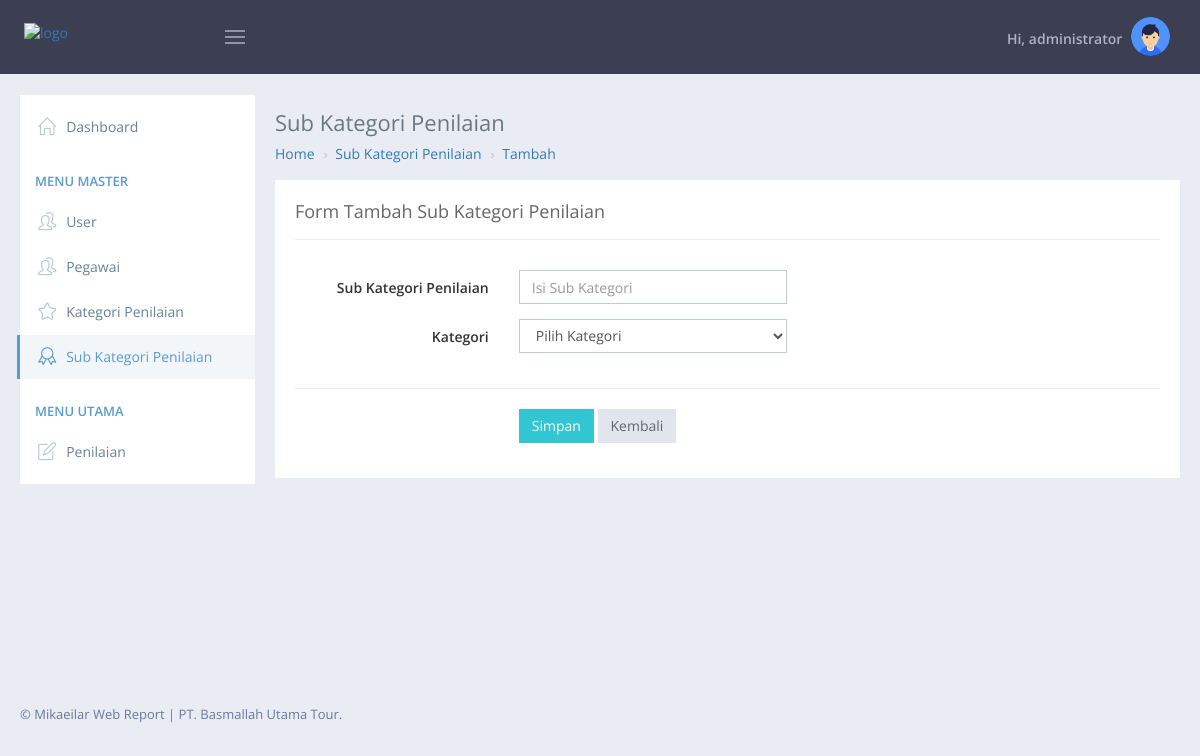
The page /sub_kategori/tambah (signed in) on the database its author committed.
### tables this page shows
CREATE TABLE `menu`  (
  `id_menu` int NOT NULL AUTO_INCREMENT,
  `nama` varchar(255) NULL DEFAULT NULL,
  `link` varchar(255) NULL DEFAULT NULL,
  `parent` int NULL DEFAULT NULL,
  `icon` varchar(255) NULL DEFAULT NULL,
  `tipe` int NULL DEFAULT NULL COMMENT '1 = dashboard || 2 = general || 3 = setting || 4 = SKP',
  `status` enum('Y','N') NOT NULL,
  PRIMARY KEY (`id_menu`) USING BTREE
);

### application/libraries/Templates.php (called while the page is built, shortened)
<?php
class Templates {
    function __construct() {
        $this->CI =& get_instance();
        $this->CI->load->model('m_login', 'bro');
    }
    function display($template=NULL, $data = NULL) {
        if($template!=NULL)
        $user_login = $this->CI->session->userdata('user_login');
        $data['menu'] = $this->generate_menu($user_login);
        $data['_content']   = $this->CI->load->view($template, $data, TRUE);
        $data['_header']    = $this->CI->load->view('template/header', $data, TRUE);
        $data['_footer']    = $this->CI->load->view('template/footer', $data, TRUE);
        $data['_sidebar']   = $this->CI->load->view('template/sidebar', $data, TRUE);
        $this->CI->load->view('template/template', $data);
    }
    function generate_menu($user_login)
    {
        $data_menu = $this->CI->db->get('menu')->result();
        $data = array();
        foreach ($data_menu as $key => $c) {
            if($user_login->terdaftar){
                if($c->link != 'registrasi'){
                    $data[$c->tipe][] = $c;
                }
                $c->disabled = false;
            }else{
                $c->disabled = true;
                $data[$c->tipe][] = $c;
            }
        }
        return $data;
    }
}
?>

### modules/sub_kategori/controllers/Sub_kategori.php (called while the page is built, shortened)
<?php
class Sub_kategori extends ADMIN_Controller {
	public function __construct()
    {
        parent::__construct();
		$this->cname = 'sub_kategori';
    }
  	function tambah()
  	{
  		$data['kategori'] = $this->db->get('kategori')->result();
		$this->templates->display($this->cname.'/add', @$data);
  	}
}

### index.php (called while the page is built, shortened)
<?php
define('ENVIRONMENT',isset($_SERVER['CI_ENV'])?$_SERVER['CI_ENV']:'production');switch(ENVIRONMENT){case 'development':error_reporting(-1);ini_set('display_errors',1);break;case 'testing':case 'production':ini_set('display_errors',0);if(version_compare(PHP_VERSION,'5.3','>=')){error_reporting(E_ALL&~E_NOTICE&~E_DEPRECATED&~E_STRICT&~E_USER_NOTICE&~E_USER_DEPRECATED);}else {error_reporting(E_ALL&~E_NOTICE&~E_STRICT&~E_USER_NOTICE);}break;default:header('HTTP/1.1 503 Service Unavailable.',TRUE,503);echo 'The application environment is not set correctly.';exit(1);}$system_path='system';$application_folder='application';$view_folder='';if(defined('STDIN')){chdir(dirname(__FILE__));}if(($_temp=realpath($system_path))!==FALSE){$system_path=$_temp.'/';}else {$system_path=rtrim($system_path,'/').'/';}if(!is_dir($system_path)){header('HTTP/1.1 503 Service Unavailable.',TRUE,503);echo 'Your system folder path does not appear to be set correctly. Please open the following file and correct this: '.pathinfo(__FILE__,PATHINFO_BASENAME);exit(3);}define('SELF',pathinfo(__FILE__,PATHINFO_BASENAME));define('BASEPATH',str_replace('\\','/',$system_path));define('FCPATH',dirname(__FILE__).'/');define('SYSDIR',trim(strrchr(trim(BASEPATH,'/'),'/'),'/'));if(is_dir($application_folder)){if(($_temp=realpath($application_folder))!==FALSE){$application_folder=$_temp;}define('APPPATH',$application_folder.DIRECTORY_SEPARATOR);}else {if(!is_dir(BASEPATH.$application_folder.DIRECTORY_SEPARATOR)){header('HTTP/1.1 503 Service Unavailable.',TRUE,503);echo 'Your application folder path does not appear to be set correctly. Please open the following file and correct this: '.SELF;exit(3);}define('APPPATH',BASEPATH.$application_folder.DIRECTORY_SEPARATOR);}if(!is_dir($view_folder)){if(!empty($view_folder)&&is_dir(APPPATH.$view_folder.DIRECTORY_SEPARATOR)){$view_folder=APPPATH.$view_folder;}elseif(!is_dir(APPPATH.'views'.DIRECTORY_SEPARATOR)){header('HTTP/1.1 503 Service Unavailable.',TRUE,503);echo 'Your view folder path does not appear to be set correctly. Please open the following file and correct this: '.SELF;exit(3);}else {$view_folder=APPPATH.'views';}}if(($_temp=realpath($view_folder))!==FALSE){$view_folder=$_temp.DIRECTORY_SEPARATOR;}else {$view_folder=rtrim($view_folder,'/\\').DIRECTORY_SEPARATOR;}define('VIEWPATH',$view_folder);require_once BASEPATH.'core/CodeIgniter.php';

### application/core/ADMIN_Controller.php (called while the page is built, shortened)
<?php
class ADMIN_Controller extends CI_Controller
{
    public function __construct()
    {
        $uri = $this->uri->segment(1);
        $this->db->where('link', $uri);
        $menu = $this->db->get('menu', 1)->row();
    }
}

### modules/sub_kategori/views/add.php (the view, shortened to what this page needs)
<div class="row">
	<div class="col-md-12">
		<div class="portlet light">
			<div class="portlet-title">
				<div class="caption">
					Form Tambah <?=ucwords(@$this->title)?>
				</div>
			</div>
			<div class="portlet-body form">
				<form action="<?=site_url($this->cname.'/do_tambah')  ?>" class="form-horizontal" method="POST" enctype="multipart/form-data">
					<div class="form-body">
						<div class="form-group">
							<label class="control-label col-md-3 fw-600"><?=ucwords(str_replace('_', ' ', 'sub_kategori Penilaian'))?></label>
							<div class="col-md-4">
								<input class="form-control" type="text" name="sub_kategori" placeholder="<?=ucwords(str_replace('_', ' ', 'Isi sub_kategori'))?>" value="<?=@$this->session->flashdata('postdata')->sub_kategori?>" required/>
							</div>
						</div>
						<div class="form-group">
							<label class="control-label col-md-3 fw-600"><?=ucwords(str_replace('_', ' ', 'Kategori'))?></label>
							<div class="col-md-4">
								<select name="id_kategori" class="form-control select2">
									<option>Pilih Kategori</option>
								</select>
							</div>
						</div>
					</div>
					<div class="form-actions">
						<div class="row">
							<div class="col-md-offset-3 col-md-9">
								<button type="submit" class="btn green">Simpan</button>
								<a href="<?=site_url($this->cname)?>" class="btn default">Kembali</a>
							</div>
						</div>
					</div>
				</form>
			</div>
		</div>
	</div>
</div>

### application/views/template/sidebar.php
<div class="page-sidebar-wrapper">
    <div class="page-sidebar navbar-collapse collapse" style="position: fixed;">
        <ul class="page-sidebar-menu" data-keep-expanded="false" data-auto-scroll="true" data-slide-speed="200">
            <?php foreach ($menu as $key => $c): ?>
                <?php if ($key == 2): ?>
                <li class="heading">
                    <h3 class="uppercase">Menu Master</h3>
                </li>
                <?php endif ?>
                <?php if ($key == 3): ?>
                <li class="heading">
                    <h3 class="uppercase">Menu Utama</h3>
                </li>
                <?php endif ?>
                <?php  foreach ($c as $keys => $s): $active = '';?>
                    <?php
                        $url = site_url($s->link);
                        if ($this->uri->segment(1) == $s->link || $this->uri->segment(1).'/'.$this->uri->segment(2) == $s->link):
                            $active = 'active';
                        endif
                    ?>
                    <li class="nav-item start <?=$active. @$parent?>">
                        <a href="<?= $url ?>" class="nav-link">
                            <i class="<?=$s->icon?>"></i>
                            <span class="title"><?=$s->nama?></span>
                        </a>
                    </li>
                <?php endforeach ?>
            <?php endforeach ?>
        </ul>
    </div>
</div>

### application/views/template/template.php (style rules this page uses)
.fw-600 { font-weight: 600; }

### rows shown on the page
menu: nama "Dashboard"
menu: nama "User"
menu: nama "Pegawai"
menu: nama "Kategori Penilaian"
menu: nama "Sub Kategori Penilaian"
menu: nama "Penilaian"

### other values the page prints
$this->user->nama_lengkap "administrator"
$this->title "Sub Kategori Penilaian"
str_replace('_', ' ', $this->title) "Sub Kategori Penilaian"
str_replace('_', ' ', $this->uri->segment(2)) "Tambah"
str_replace('_', ' ', 'sub_kategori Penilaian') "Sub Kategori Penilaian"
str_replace('_', ' ', 'Kategori') "Kategori"
